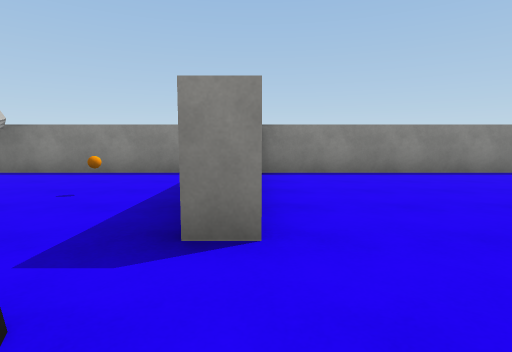
View 1 (above)

16 first-person views from a walk through a Unity game level. The camera is 1.2 m above the floor, tilts 6° down and sees 80° across. The floor is counted in squares, 2 m on a side. Each view is taken from the middle of a square. On the plan, view 1 faces up. The plan holds only what a view shows up to about 9 squares ahead; the rest is blank. The place goes on beyond the plan. Surface patterns are stand-ins for the level's own textures.

View 2
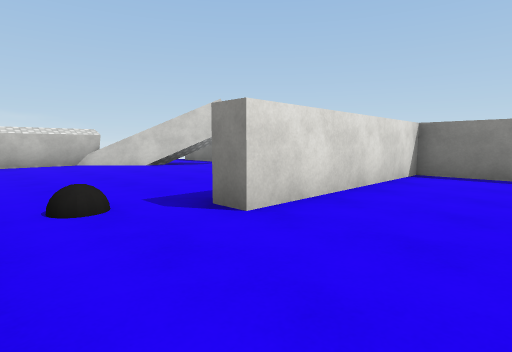

View 3
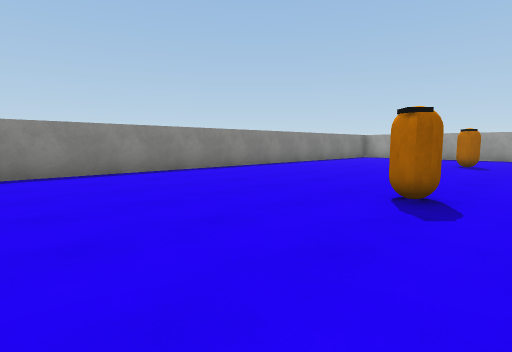

View 4
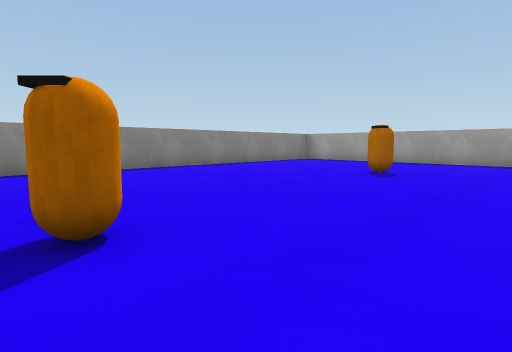

View 5
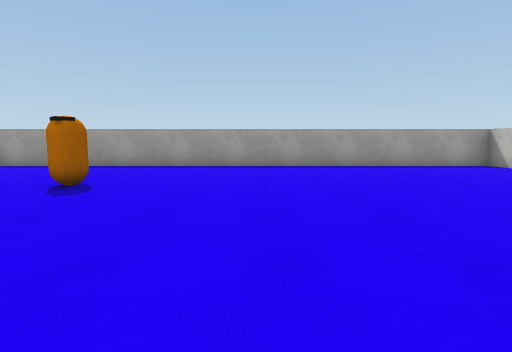

View 6
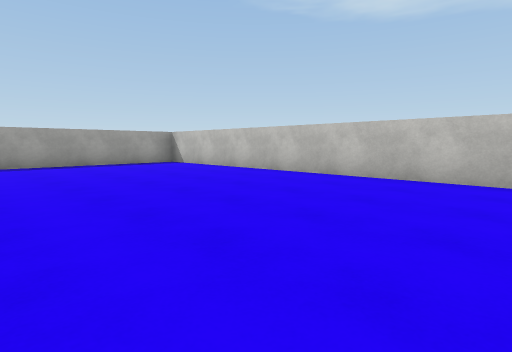

View 7
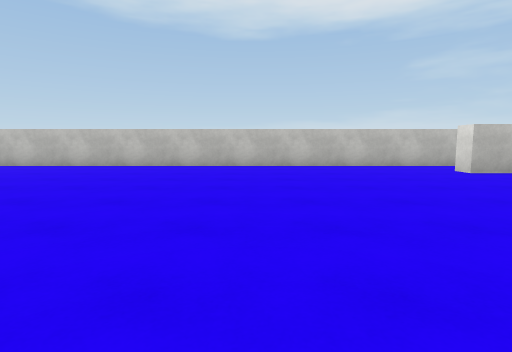

View 8
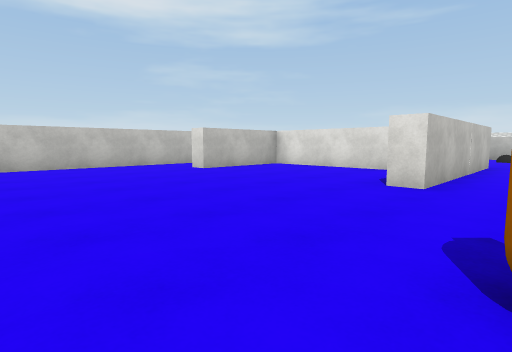

View 9
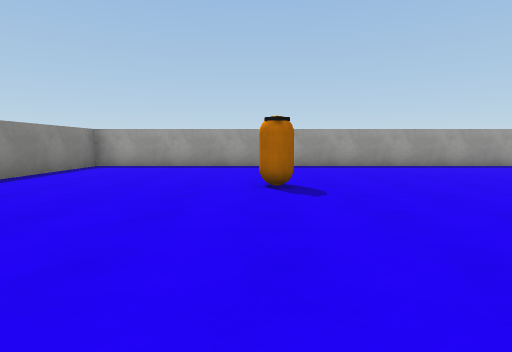

View 10
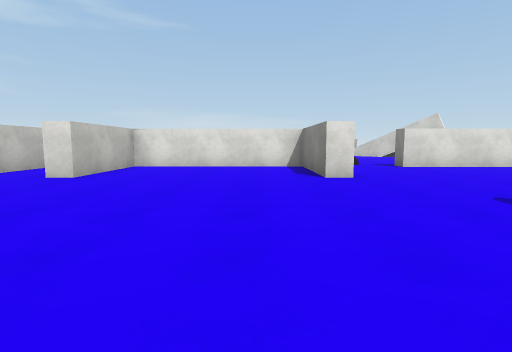

View 11
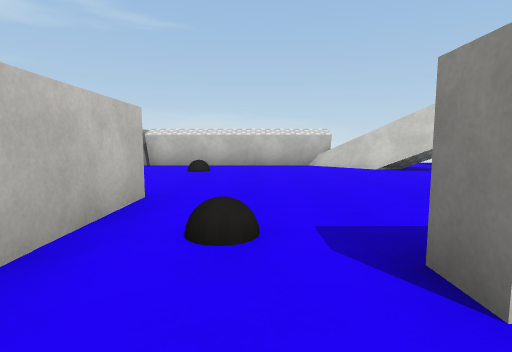

View 12
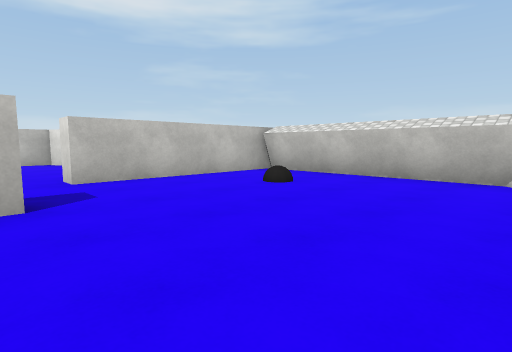

View 13
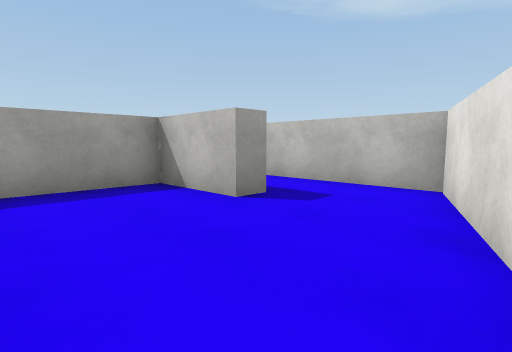

View 14
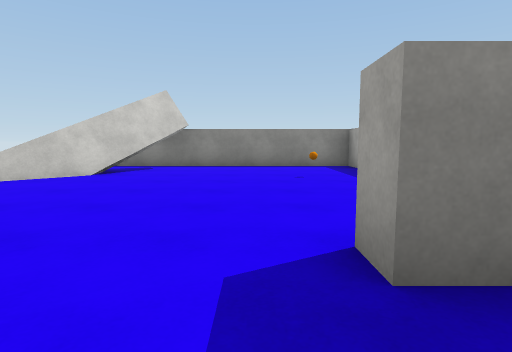

View 15
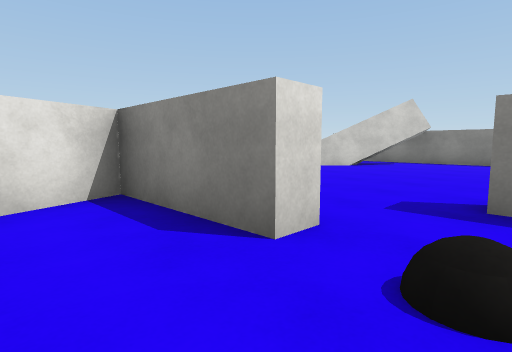

View 16
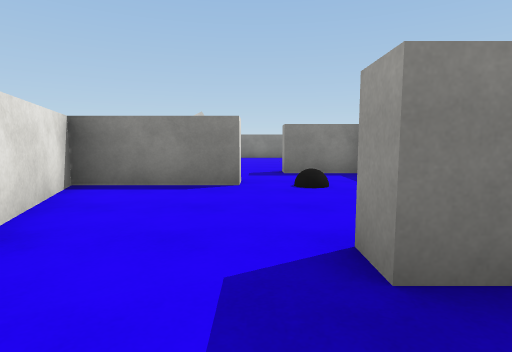

### Floor plan
Points are (right, up) in squares from view 1. A wall is a line through its corners. A room is listed if a view was taken in it or the views show most of it. See-through windows are left out.
Room 1 (views 1, 12, 14)
walls: (-2.4, -0.8) (-2.4, -0.3) (0.6, -0.3); (-4.8, 5.3) (-7.5, 2.7); (-7.3, 3.1) (-7.3, -2); (0, 1.8) (-0.5, 1.8); (-0.5, 5.5) (-0.5, 6.3) (-6.5, 6.3); (-7.9, -2.1) (-3.2, -2.1) (-3.2, -2.6)
ways out: opening at (0, 0.5) to room 2; opening at (-3, -2) to room 3
objects: other object (-2, 4)
Room 2 (views 2, 3, 4, 5, 6, 7, 8, 9, 10, 11)
walls: (10.5, 6.3) (0, 6.3) (0, 1.8); (0.6, -0.3) (2.6, -0.3) (2.6, -0.8) (-0.2, -0.8) (-0.2, -5.3) (2.6, -5.3) (2.6, -5.9); (0, -7.3) (15.3, -7.3) (15.3, 6.3) (12.1, 6.3)
ways out: opening at (0, 0.5) to room 1; gap at (0, -7) to room 3
objects: other object (5, 1); other object (11, 2)
Room 3 (views 13, 15, 16)
walls: (-1.9, -5.8) (-2.4, -5.8) (-2.4, -5.3) (-0.7, -5.3) (-0.7, -3.2); (-3.2, -2.6) (-5.7, -2.6) (-4, -7.3) (0, -7.3); (-0.9, -0.8) (-2.4, -0.8)
ways out: opening at (-3, -2) to room 1; gap at (0, -7) to room 2

Where each view was taken, in squares from view 1:
view 1: 0 up, 0 right, facing up
view 2: 0 up, 2 right, facing up-left
view 3: 0 up, 2 right, facing up-right
view 4: 1 down, 5 right, facing up-right
view 5: 1 down, 7 right, facing right
view 6: 2 down, 6 right, facing down-right
view 7: 1 up, 7 right, facing down
view 8: 1 up, 7 right, facing down-left
view 9: 2 up, 7 right, facing right
view 10: 2 down, 8 right, facing left
view 11: 1 up, 1 right, facing left
view 12: 3 up, 2 left, facing down-left
view 13: 3 down, 5 left, facing down-right
view 14: 2 down, 3 left, facing up
view 15: 4 down, 2 left, facing up-left
view 16: 7 down, 3 left, facing up
